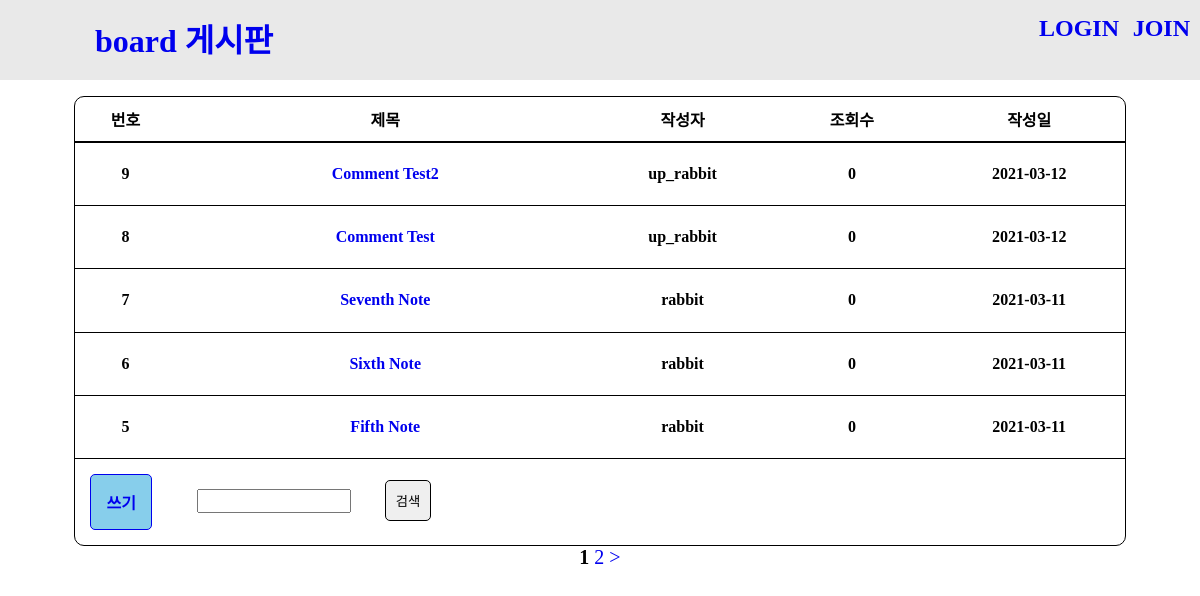
Page /board/lists/board/ on the committed database.
### tables this page shows
CREATE TABLE board (
	board_id int(10) NULL AUTO_INCREMENT PRIMARY KEY,
	board_pid int(10) NULL DEFAULT 0 COMMENT '원글 번호',
	user_id varchar(20) COMMENT '작성자ID',
	user_name varchar(20) NOT NULL COMMENT '작성자 이름',
	subject varchar(50) NOT NULL COMMENT '게시글 제목',
	contents text NOT NULL COMMENT '게시글 내용',
	hits int(10) NOT NULL DEFAULT 0 COMMENT '조회수',
	reg_date datetime NOT NULL COMMENT '등록일',
	INDEX board_pid (board_pid)
	)
	COMMENT='CodeIgniter 게시판'
	COLLATE='utf8_general_ci';

### application/controllers/board.php (called while the page is built, shortened)
<?php if (!defined('BASEPATH')) exit('No direct script access allowed');
class Board extends CI_Controller
{
	function __construct()
	{
		$this->load->database();
		$this->load->model('board_m');
		$this->load->library('pagination');
		$this->load->library('form_validation');
		$this->load->helper(array('url', 'date'));
		$this->load->helper('alert');
		$this->load->helper('form');
	}
	public function _remap($method) {
		$this->load->view('header_v');
		if (method_exists($this, $method)) {
			$this->{"{$method}"}();
		}
		$this->load->view('footer_v');
	}
	public function lists()
	{
		$search_word = $page_url = '';
		$uri_segment = 5;
		$config['base_url'] = '/community/board/lists/board'.$page_url.'/page';
		$config['total_rows'] = $this->board_m->get_list($this->uri->segment(3), 'count', '', '', $search_word);
		$config['per_page'] = 5;
		$config['uri_segment'] = $uri_segment;
		$this->pagination->initialize($config);
		$data['pagination'] = $this->pagination->create_links();
		$page = $this->uri->segment($uri_segment, 1);
		$start = ($page - 1) * $config['per_page'];
		$limit = $config['per_page'];
		$data['list'] = $this->board_m->get_list($this->uri->segment(3), '', $start, $limit, $search_word);
		$this->load->view('board/list_v', $data);
	}
}
?>

### index.php (called while the page is built, shortened)
<?php
require_once BASEPATH.'core/CodeIgniter.php';

### application/models/board_m.php (called while the page is built, shortened)
<?php if (!defined('BASEPATH')) exit('No direct script access allowed');
class Board_m extends CI_Model
{
	function get_list($table = 'board', $type = '', $offset = '', $limit = '', $search_word = '') {
		$sword = '';
		$limit_query = '';
		if ($offset != '' OR $limit != '') {
			$limit_query = ' LIMIT ' . $offset . ', ' . $limit;
		}
		$sql = "SELECT * FROM $table $sword ORDER BY board_id DESC $limit_query";
		$query = $this->db->query($sql);
		if ($type == 'count') {
			$result = $query->num_rows();
		} else {
			$result = $query->result();
		}
		return $result;
	}
}

### application/views/board/list_v.php (the view)
<article id="board_area">
	<table cellpadding="0" cellspacing="0" class="table">
		<thead>
			<tr>
				<th scope="col">번호</th>
				<th scope="col" class="title">제목</th>
				<th scope="col">작성자</th>
				<th scope="col">조회수</th>
				<th scope="col">작성일</th>
			</tr>
		</thead>
		<tbody>
			<?php
			foreach ($list as $lt) {
			?>
				<tr>
					<td class="board_id"><?=$lt->board_id?> </td>
					<td colspan="1"><a rel="external" href="/community/<?=$this->uri->segment(1)?>/view/<?=$this->uri->segment(3)?>/<?=$lt->board_id?>"><?=$lt->subject?></a></td>
					<td colspan="1"><?=$lt->user_id?></td>
					<td colspan="1"><?=$lt->hits?></td>
					<td colspan="1">
						<time datetime="<?=mdate("%Y-%m-%j", human_to_unix($lt->reg_date))?>">
							<?=mdate("%Y-%m-%j", human_to_unix($lt->reg_date))?>
						</time>
					</td>
				</tr>
			<?php
			}
			?>
		</tbody>
		<tfoot>
			<th colspan="5">
				<a href="/community/board/write/<?=$this->uri->segment(3);?>" class="btn" > 쓰기 </a>
				<form id="bd_search" method="post">
					<input type="text" name="search_word" id="q" onkeypress="board_search_enter(document.q);" />
					<button type="button" id="search_btn"> 검색 </button>
				</form>
			</th>
		</tfoot>
	</table>
	<div class="pagination">
		<?=$pagination?>
	</div>
</article>

### include/css/style.css (style rules this page uses)
* { margin: 0; padding: 0; }
a { text-decoration: blink; }
article { padding: 1rem; }
.title { width: 40%; }
.table { border: 1px solid; width: 90%; height: 450px; margin: auto; border-radius: 10px; }
.table thead th { border-bottom: 2px solid; padding: 10px; }
.table tbody td { border-bottom: 1px solid; text-align: center; font-weight: bold; }
.board_id { width: 100px; }
.pagination p { font-size: 20px; text-align: center; }
#bd_search { float: left; }
#bd_search #q { margin: 30px; width: 150px; height: 20px; }
#bd_search #search_btn { padding: 10px; border-radius: 5px; border: 1px solid; }
.btn { background: skyblue; padding: 15px; margin: 15px; float: left; border-radius: 5px; border: 1px solid; }

### rows in the picture
board: board_id "9", subject "Comment Test2", user "up_rabbit", hits "0", reg_date "2021-03-12"
board: board_id "8", subject "Comment Test", user "up_rabbit", hits "0", reg_date "2021-03-12"
board: board_id "7", subject "Seventh Note", user "rabbit", hits "0", reg_date "2021-03-11"
board: board_id "6", subject "Sixth Note", user "rabbit", hits "0", reg_date "2021-03-11"
board: board_id "5", subject "Fifth Note", user "rabbit", hits "0", reg_date "2021-03-11"

### other values in the picture
$pagination "1 2 >"
